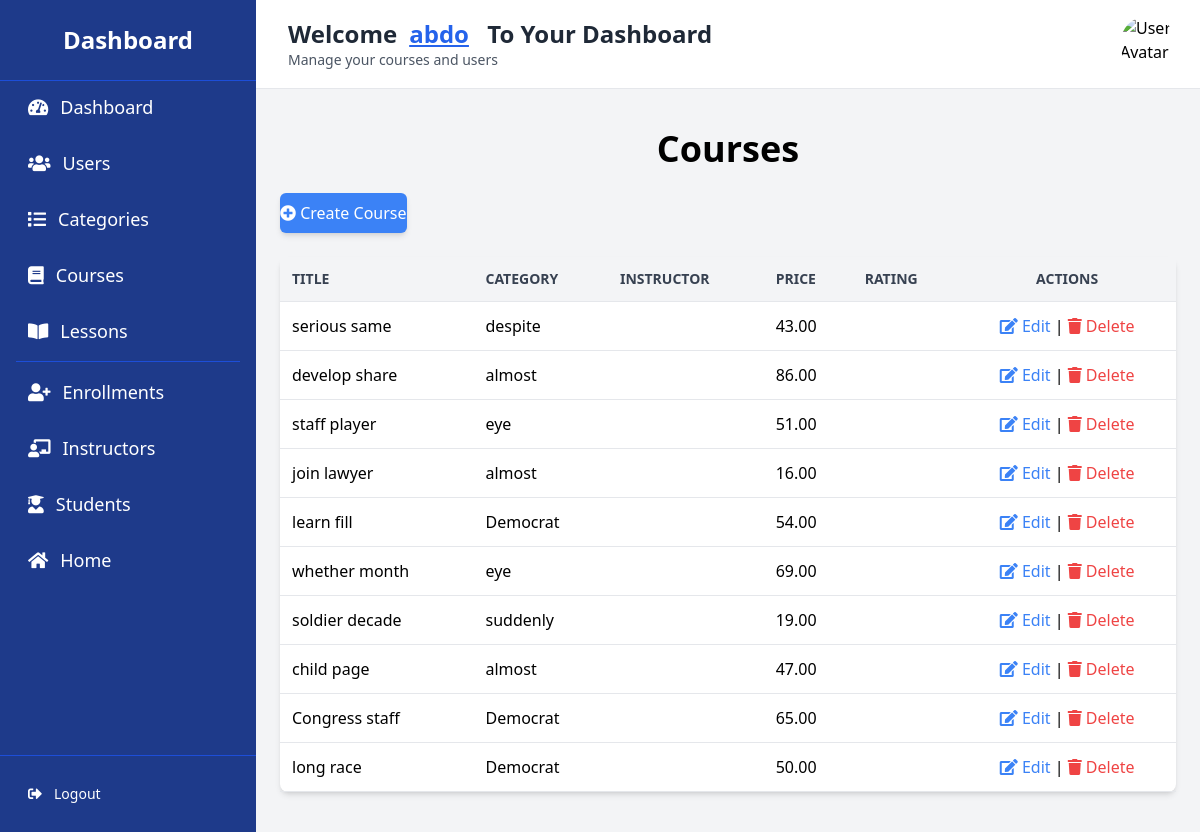
The page /dashboard/courses/ (signed in) on the database its author committed.
### users/models.py (models this page shows, shortened)
class CustomUser(AbstractUser):
    phone = models.CharField(max_length=15, blank=True, null=True)
    address = models.CharField(max_length=255, blank=True, null=True)
    age = models.PositiveIntegerField(null=True, blank=True)
    is_student = models.BooleanField(default=True)
    is_instructor = models.BooleanField(default=False)
    is_active = models.BooleanField(default=True)

### courses/models.py (models this page shows, shortened)
class Course(models.Model):
    title = models.CharField(max_length=255)
    description = models.TextField()
    price = models.DecimalField(max_digits=10, decimal_places=2, default=0)
    image = models.ImageField(upload_to='course_images/', null=True, blank=True)
    created_at = models.DateTimeField(auto_now_add=True)
    category = models.ForeignKey(
        Category,
        on_delete=models.CASCADE,
        related_name='courses',
        null=True,
        blank=True
    )

class Category(models.Model):
    name = models.CharField(max_length=255)
    description = models.TextField()
    created_at = models.DateTimeField(auto_now_add=True)
    def __str__(self):
        return self.name

### dashboard/views.py (the view)
# urls.py: path('courses/', CourseListView.as_view(), name='course_list'),
class CourseListView(LoginRequiredMixin, ListView):
    model = Course
    template_name = 'dashboard/course_list.html'
    context_object_name = 'courses'

### templates/dashboard/course_list.html (shortened to what this page needs)
{% extends 'base_dashboard.html' %}
{% block content %}
<div class="container mx-auto my-4">
    <h2 class="text-4xl font-bold text-center text-blue-700 mb-6">Courses</h2>
    <a href="{% url 'dashboard:course_create' %}" class="bg-blue-500 text-white py-2 px-5 rounded-md shadow-md hover:bg-blue-600 transition-colors mb-6 inline-block">
        <i class="fas fa-plus-circle"></i> Create Course
    </a>
    <div class="overflow-x-auto bg-white rounded-lg shadow-md">
        <table class="table-auto w-full text-left border-separate border-spacing-0">
            <thead class="bg-gray-100">
                <tr class="text-gray-700 text-sm uppercase">
                    <th class="border-b p-3">Title</th>
                    <th class="border-b p-3">Category</th>
                    <th class="border-b p-3">Instructor</th>
                    <th class="border-b p-3">Price</th>
                    <th class="border-b p-3">Rating</th>
                    <th class="border-b p-3 text-center">Actions</th>
                </tr>
            </thead>
            <tbody>
                {% for course in courses %}
                <tr class="hover:bg-gray-50">
                    <td class="border-b p-3">{{ course.title }}</td>
                    <td class="border-b p-3">{{ course.category }}</td>
                    <td class="border-b p-3">{{ course.instructor }}</td>
                    <td class="border-b p-3">{{ course.price }}</td>
                    <td class="border-b p-3">{{ course.rating }}</td>
                    <td class="border-b p-3 text-center">
                        <div class="space-x-3">
                            <a href="{% url 'dashboard:course_edit' course.pk %}" class="text-blue-500 hover:text-blue-600" title="Edit Course">
                                <i class="fas fa-edit"></i> Edit
                            </a> |
                            <a href="{% url 'dashboard:course_delete' course.pk %}" class="text-red-500 hover:text-red-600" title="Delete Course">
                                <i class="fas fa-trash"></i> Delete
                            </a>
                        </div>
                    </td>
                </tr>
                {% empty %}
                <tr>
                    <td colspan="6" class="text-center text-gray-600 py-6">
                        No courses available.
                    </td>
                </tr>
                {% endfor %}
            </tbody>
        </table>
    </div>
</div>
{% endblock %}

### templates/base_dashboard.html (shortened to what this page needs)
<!DOCTYPE html>
<html lang="en">
    {% load static %}
    <head>
        <link href="{% static 'css/tailwind.css' %}" rel="stylesheet">
        <link href="https://cdnjs.cloudflare.com/ajax/libs/font-awesome/5.15.4/css/all.min.css"
              rel="stylesheet">
    </head>
    <body class="bg-gray-100 font-sans leading-normal tracking-normal">
        <div class="flex h-screen">
            <div id="sidebar"
                 class="w-64 bg-blue-900 text-white flex flex-col fixed inset-y-0 left-0 transform -translate-x-full md:translate-x-0 transition-transform duration-300 z-50"
                 role="navigation"
                 aria-label="Sidebar">
                <h2 class="text-2xl font-bold text-center py-6 border-b border-blue-700">Dashboard</h2>
                <ul class="flex-1 px-4 space-y-1 overflow-y-auto">
                    <li>
                        <a href="{% url 'dashboard:dashboard_home' %}"
                           class="flex items-center text-lg p-3 rounded-md hover:bg-blue-700 transition">
                            <i class="fas fa-tachometer-alt mr-3"></i> Dashboard
                        </a>
                    </li>
                    <li>
                        <a href="{% url 'dashboard:users_list' %}"
                           class="flex items-center text-lg p-3 rounded-md hover:bg-blue-700 transition">
                            <i class="fas fa-users mr-3"></i> Users
                        </a>
                    </li>
                    <li>
                        <a href="{% url 'dashboard:category_list' %}"
                           class="flex items-center text-lg p-3 rounded-md hover:bg-blue-700 transition">
                            <i class="fas fa-list mr-3"></i> Categories
                        </a>
                    </li>
                    <li>
                        <a href="{% url 'dashboard:course_list' %}"
                           class="flex items-center text-lg p-3 rounded-md hover:bg-blue-700 transition">
                            <i class="fas fa-book mr-3"></i> Courses
                        </a>
                    </li>
                    <li>
                        <a href="{% url 'dashboard:lesson_list' %}"
                           class="flex items-center text-lg p-3 rounded-md hover:bg-blue-700 transition">
                            <i class="fas fa-book-open mr-3"></i> Lessons
                        </a>
                    </li>
                    <li class="border-t border-blue-700"></li>
                    <li>
                        <a href="{% url 'dashboard:enrollment_list' %}"
                           class="flex items-center text-lg p-3 rounded-md hover:bg-blue-700 transition">
                            <i class="fas fa-user-plus mr-3"></i> Enrollments
                        </a>
                    </li>
                    <li>
                        <a href="{% url 'dashboard:instructor_list' %}"
                           class="flex items-center text-lg p-3 rounded-md hover:bg-blue-700 transition">
                            <i class="fas fa-chalkboard-teacher mr-3"></i> Instructors
                        </a>
                    </li>
                    <li>
                        <a href="{% url 'dashboard:student_list' %}"
                           class="flex items-center text-lg p-3 rounded-md hover:bg-blue-700 transition">
                            <i class="fas fa-user-graduate mr-3"></i> Students
                        </a>
                    </li>
                    <li>
                        <a href="{% url 'index' %}"
                           class="flex items-center text-lg p-3 rounded-md hover:bg-blue-700 transition">
                            <i class="fas fa-home mr-3"></i> Home
                        </a>
                    </li>
                </ul>
                <div class="border-t border-blue-700"></div>
                <div class="p-4">
                    <a href="{% url 'logout' %}"
                       class="flex items-center text-sm p-3 rounded-md hover:bg-blue-700 transition">
                        <i class="fas fa-sign-out-alt mr-3"></i> Logout
                    </a>
                </div>
            </div>
            <div class="flex-1 flex flex-col overflow-hidden md:ml-64">
                <header class="bg-white shadow p-4 flex justify-between items-center border-b border-gray-200">
                    <div class="flex items-center space-x-4">
                        <div>
                            <h1 class="text-2xl font-semibold text-gray-800">
                                Welcome<span class="ml-3 text-blue-600 capitalize underline">{{ user.username }}</span>
                                <span class="ml-3 text-gray-800 hidden md:inline-block">To Your Dashboard</span>
                            </h1>
                            <p class="text-sm text-gray-600">Manage your courses and users</p>
                        </div>
                    </div>
                    <div class="flex items-center">
                        <img src="{{ user.profile.profile_picture }}"
                             alt="User Avatar"
                             class="rounded-full w-14 h-14 mx-2">
                    </div>
                </header>
                <main class="flex-1 bg-gray-100 p-6 overflow-y-auto">
                    {% block content %}{% endblock %}
                </main>
            </div>
        </div>
    </body>
</html>

### rows shown on the page
CustomUser: username "Abdo"
Course: title "serious same", category "despite", price "43.00"
Course: title "develop share", category "almost", price "86.00"
Course: title "staff player", category "eye", price "51.00"
Course: title "join lawyer", category "almost", price "16.00"
Course: title "learn fill", category "Democrat", price "54.00"
Course: title "whether month", category "eye", price "69.00"
Course: title "soldier decade", category "suddenly", price "19.00"
Course: title "child page", category "almost", price "47.00"
Course: title "Congress staff", category "Democrat", price "65.00"
Course: title "long race", category "Democrat", price "50.00"
